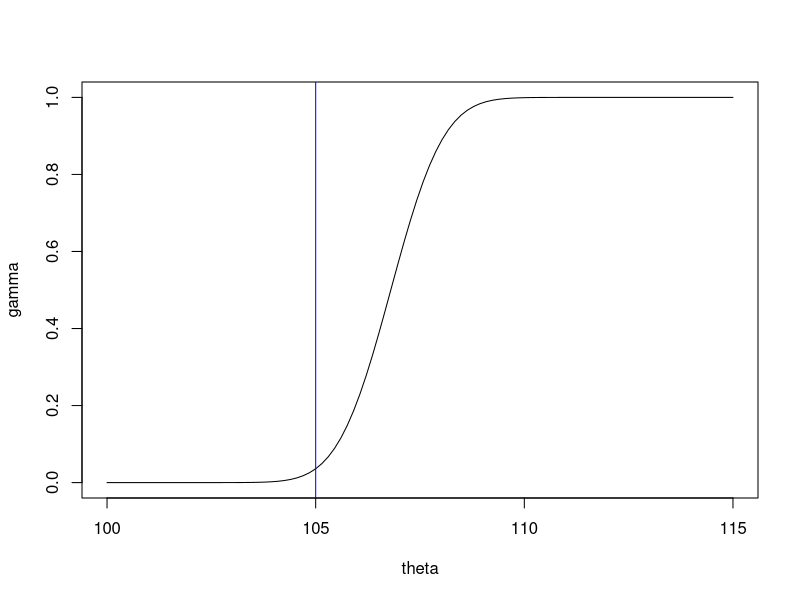

Reproduce this figure in R.
## ---- chunk 1
knitr::opts_chunk$set(echo = TRUE)
## ---- chunk 2
theta0 <- 105
sigma <- 10
n <- 100
k1 <- 1.8
ntheta <- 100

theta <- seq(100, 115, length=ntheta)
gamma <- 1 - pnorm((theta0 - theta)/(sigma/sqrt(n)) + k1)

plot(theta, gamma, type='l')
abline(v=105, col='blue')
## ---- chunk 3
typeI <- 1 - pnorm((theta0 - 105)/(sigma/sqrt(n)) + k1)
## ---- chunk 4
print("Probability of Type I Error:")
print(typeI)
## ---- chunk 5
gamma <- 1 - pnorm((theta0 - 110)/(sigma/sqrt(n)) + k1)
typeII <- 1 - gamma
## ---- chunk 6
print("Probability of Type II Error:")
print(typeII)
## ---- chunk 7
print("Power of rejecting Ho:")
print(gamma)
## ---- chunk 8
alpha <- .05
k1 <- qnorm(1 - alpha)
## ---- chunk 9
print("Value of k1:")
print(qnorm(1 - .05))
## ---- chunk 10
alpha <- .05
pwr <- .80

n <- ((qnorm(1 - pwr) - qnorm(1 - alpha)) * 10 / 3)^2
## ---- chunk 11
print("Minimum sample size:")
print(n)
## ---- chunk 12
pred <- 183.0352 - 9.5043*3 - .8215*25
pred
## ---- chunk 13
pred <- 1 / ( 1 + exp( -(-1.087e1 -6.468e-1 + (5.737e-3)*(800) + (3.033e-6)*(15000))))
## ---- chunk 14
print("Predicted value:")
print(pred)
